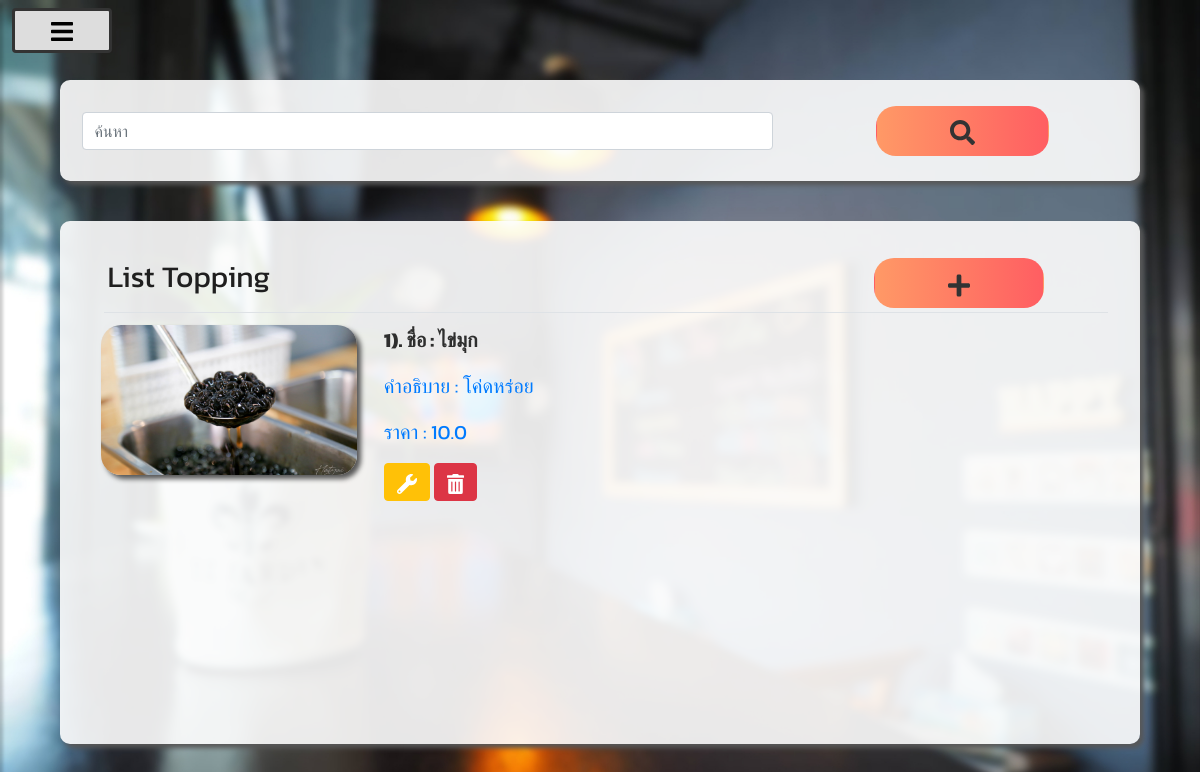
Screenshot of /managements/list_option/ (signed in) with the database file from the repository.
### product/models.py (models this page shows)
class Option(models.Model):
    picture = models.ImageField(default='Option/default.png',upload_to='Option/',null=True,blank=True)
    option_name = models.CharField(max_length=50)
    description = models.CharField(max_length=255)
    price = models.FloatField()
    useable_status = models.BooleanField(default=True)

### managements/views.py (the view)
# urls.py: path('list_option/', views.list_option, name='list_option'),
@login_required
def list_option(request):
    option = Option.objects.all()
    search = request.GET.get('search','')
    option = Option.objects.filter(option_name__icontains=search)
    context = {
        'option' : option
    }
    return render(request, 'managements/list_option.html', context)

### managements/templates/managements/list_option.html (shortened to what this page needs)
{% extends "base.html" %} {% block content %}  {% load static %}
<div class="container listall">
    <div class="list col-12" style="margin-bottom: 5vh; margin-top: 1vh;">
        <form class="form-inline" method="GET" action="{% url 'list_option'%}">
            <input type="text" class="form-control col-lg-8 col-6" id="search" name="search" placeholder="ค้นหา">
            <button class="btn bottoncolor78 col-4 col-lg-2" type="submit" style="margin-right:0px;">
                <img style="height:25px; filter: invert(0.2);" src="{% static 'search-solid.svg' %}">
            </button>
        </form>
    </div>
    <div class="col-12 list_r">
        <label class="titlelist col-lg-8 col-6">List Topping</label>
        <a class="btn bottoncolor78 col-lg-2 col-4" href="{% url 'add_option' %}">
            <img style="height: 25px; filter: invert(0.2);" src="{% static 'plus-solid.svg' %}">
        </a>
        <div class="alltable">
            <div class="listbody">
                <table class="table tablebo" style="margin-left: 1vw;">
                    {% for di in option%}
                    <tr><td><div class="row ">
                        <div class="titledrink col-3" style="background-image: url('..{{ di.picture.url }}');"></div>
                                <div class="col-8" style="margin-left: 1vw;">
                                    <p style="font-weight: bold;">{{ forloop.counter }}). ชื่อ : {{di.option_name}}</p>
                                    <p class="text-primary">คำอธิบาย : {{di.description}}</p>
                                    <p class="text-primary">ราคา : {{di.price}}</p>
                                    <a href="{% url 'edit_option' di.id %}" class="btn btn-warning text-white">
                                        <img style="height:20px; filter: invert(1);" src="{% static 'wrench-solid.svg' %}">
                                    </a>
                                    <a href="{% url 'delete_option' di.id %}" class="btn btn-danger text-white">
                                        <img style="height:20px; filter: invert(1);" src="{% static 'trash-alt-solid.svg' %}">
                                    </a>
                                </div>
                        </div>
                        </td>
                    </tr>
                    {% endfor %}
                </table>
            </div>
        </div>
    </div>
</div>
{% endblock content %}

### static/css/style3.css (style rules this page uses)
body { font-family: 'Poppins', sans-serif; background: #fafafa; }
p { color: rgb(46, 46, 46); }
a, a:hover, a:focus { color: black; text-decoration: none; transition: all 0.3s; }

### rows the page displays
Option: picture (picture), option_name "ไข่มุก", description "โค่ดหร่อย", price "10.0"
